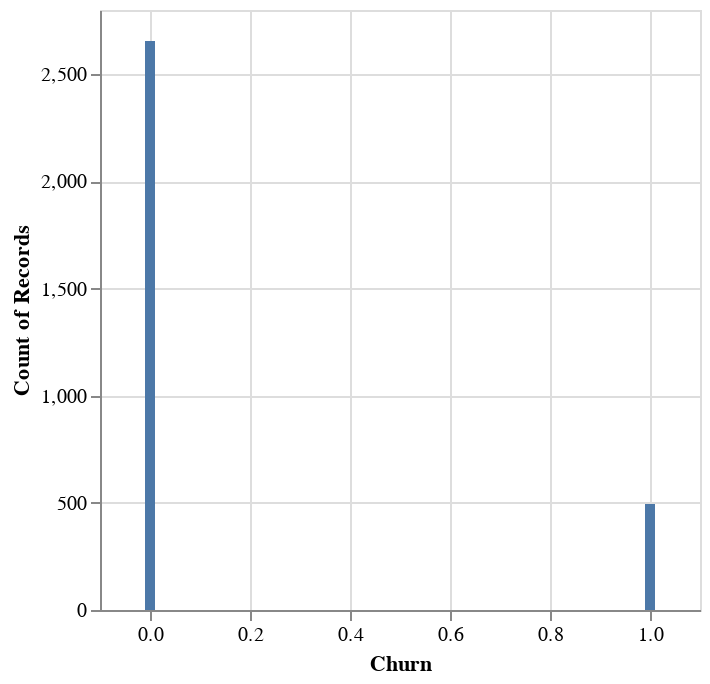

Here is the notebook cell this chart was saved with:
### Markdown cell above
<a id="balance"></a>
### Balance of Churn

### Code cell
chart = alt.Chart(data).mark_bar().encode(
    x=alt.X('Churn'),
    y=alt.Y('count()'))

chart

### Figure 1 — Vega-Lite specification as saved in the notebook (floating-point values rounded to 4 significant figures; data arrays with more than 128 entries replaced by an {"elided": "..."} marker saying what was removed)
{"config": {"view": {"continuousWidth": 300, "continuousHeight": 300}}, "data": {"name": "data-8705d885a14929bf559032b9742a1652"}, "mark": {"type": "bar"}, "encoding": {"x": {"field": "Churn", "type": "quantitative"}, "y": {"aggregate": "count", "type": "quantitative"}}, "$schema": "https://vega.github.io/schema/vega-lite/v5.16.3.json", "datasets": {"data-8705d885a14929bf559032b9742a1652": {"elided": "3150 records"}}}
